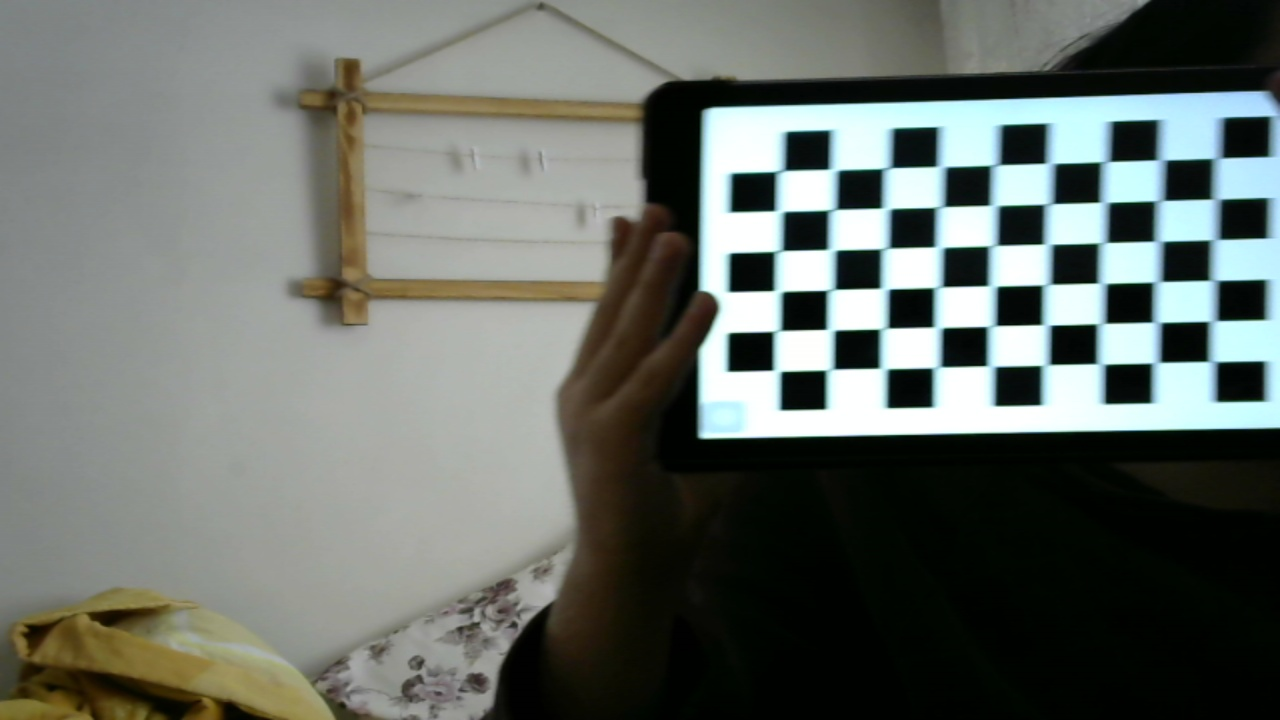
#> input picture images/frame1.0.jpg, 1280 x 720 px; its folder holds only this picture in this run
$ python calib.py
#> lines starting #> are read from the running program, lines starting #| are printed output that depends on the picture; after the words box and inside, x2 and y2 are one past the last pixel; in counts of white or black regions, pixels touching at a corner belong together
import cv2
import numpy as np
import os
import glob

CHECKERBOARD = (6,9)
criteria = (cv2.TERM_CRITERIA_EPS + cv2.TERM_CRITERIA_MAX_ITER, 30, 0.001)


objpoints = []
imgpoints = []

baseline = 2 * 16
objp = np.zeros((1, CHECKERBOARD[0] * CHECKERBOARD[1], 3), np.float32)
objp[0,:,:2] = np.mgrid[0:CHECKERBOARD[0], 0:CHECKERBOARD[1]].T.reshape(-1, 2)
prev_img_shape = None

images = glob.glob('./images/*.jpg')
for fname in images:
    img = cv2.imread(fname)
#> img is the input picture: shape (720, 1280, 3); mean B, G, R 105.1, 110.7, 104.8
    img = cv2.resize(img, (1280, 720))
    #img = img[:,:1280-baseline] # LEFT

    img = img[:,baseline:]  # RIGHT
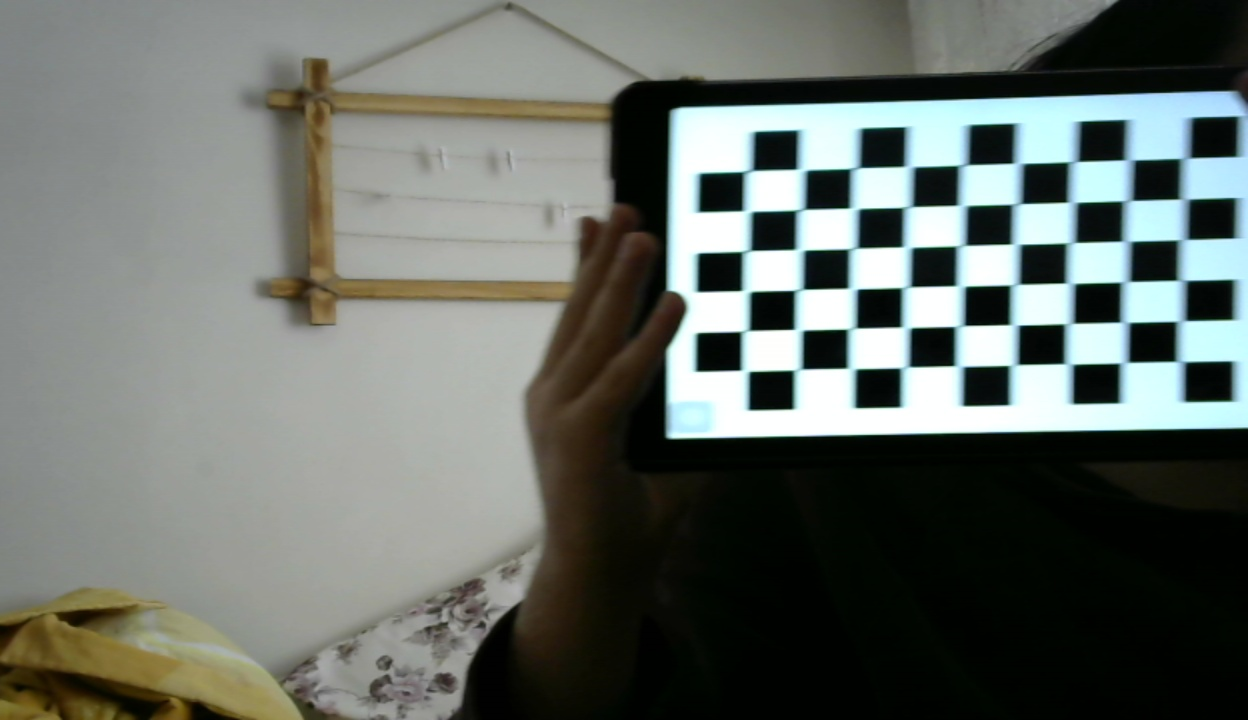
#> img: shape (720, 1248, 3); mean B, G, R 104.7, 110.3, 104.4
    print(img.shape)
#| (720, 1248, 3)
    gray = cv2.cvtColor(img,cv2.COLOR_BGR2GRAY)
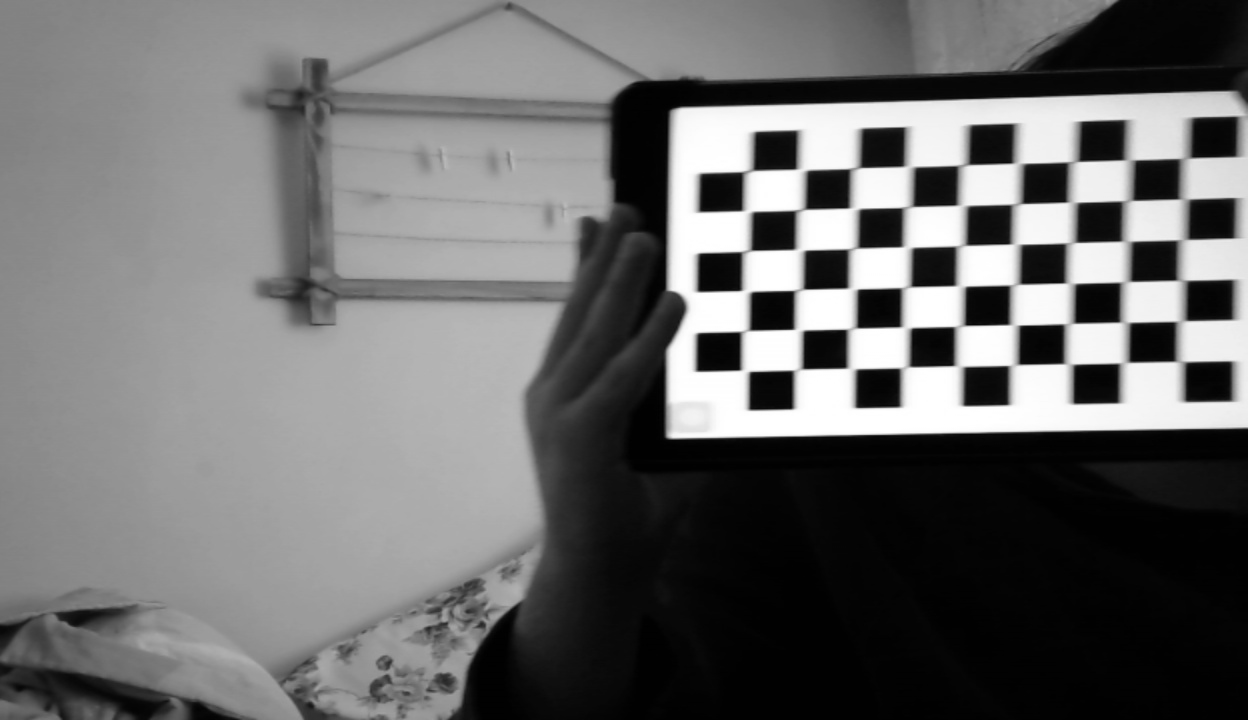
#> gray: shape (720, 1248); min 0, max 255, mean 107.9
    ret, corners = cv2.findChessboardCorners(gray, CHECKERBOARD, cv2.CALIB_CB_ADAPTIVE_THRESH + cv2.CALIB_CB_FAST_CHECK + cv2.CALIB_CB_NORMALIZE_IMAGE)
#> ret = True; corners = 54 rows, first 8: [1185.5, 159], [1184.5, 199], [1181.5, 239], [1182.5, 279.5], [1180.5, 320.6], [1180, 362], [1129, 160], [1126.5, 200]
    if ret == True:
        objpoints.append(objp)
        corners2 = cv2.cornerSubPix(gray, corners, (11,11),(-1,-1), criteria)
#> corners2 = 54 rows, first 8: [1185.3, 158.2], [1183.8, 199.3], [1182.9, 239.5], [1181.5, 280.4], [1180.7, 321], [1180.1, 361.6], [1129.2, 160], [1127.9, 200.6]
        imgpoints.append(corners2)
        img = cv2.drawChessboardCorners(img, CHECKERBOARD, corners2, ret)
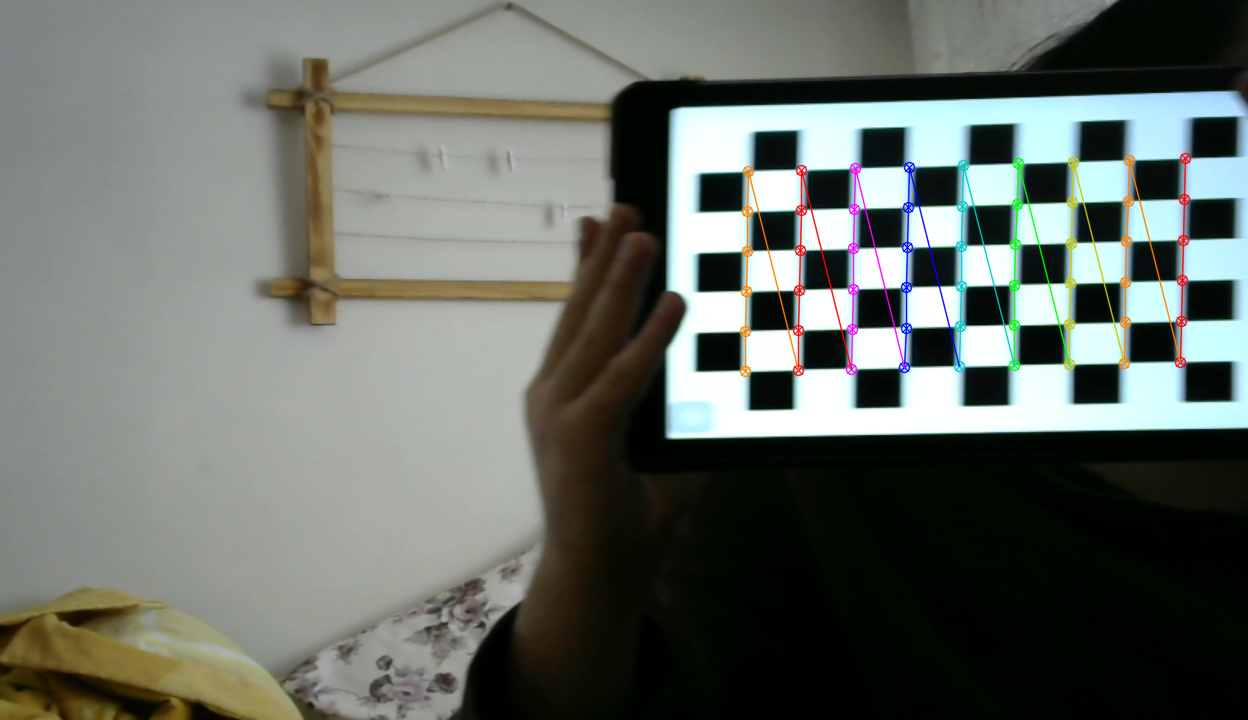
#> img: shape (720, 1248, 3); 1.64% of pixels changed, all inside (x1, y1, x2, y2) = (739, 152, 1192, 378)
        cv2.imshow('img',img)
        cv2.waitKey(1)
        h,w = img.shape[:2]
#> h = 720; w = 1248
        ret, mtx, dist, rvecs, tvecs = cv2.calibrateCamera(objpoints, imgpoints, gray.shape[::-1], None, None)
#> ret = 0.302; mtx = [[12393.1, 0, 564.6], [0, 9298.9, 403.1], [0, 0, 1]]; dist = [[5.07, 361, 0.0783, 0.212, -8060.1]]; rvecs = ([-0.0604, -0.298, 1.55],); tvecs = ([11.15, -5.99, 233.1],)
        np.save('CMAT_DIST/logitech_c310_cam_mat.npy', mtx)
        np.save('CMAT_DIST/logitech_c310_dist_coeffs.npy', dist)
        print("Camera matrix : \n")
        print(mtx)
#| [[1.23931024e+04 0.00000000e+00 5.64565135e+02]
#|  [0.00000000e+00 9.29892487e+03 4.03104308e+02]
#|  [0.00000000e+00 0.00000000e+00 1.00000000e+00]]
        print("dist : \n")
        print(dist)
#| [[ 5.06710942e+00  3.60993103e+02  7.83345119e-02  2.11522131e-01
#|   -8.06010968e+03]]
        '''print("rvecs : \n")
        print(rvecs)
        print("tvecs : \n")
        print(tvecs)'''
